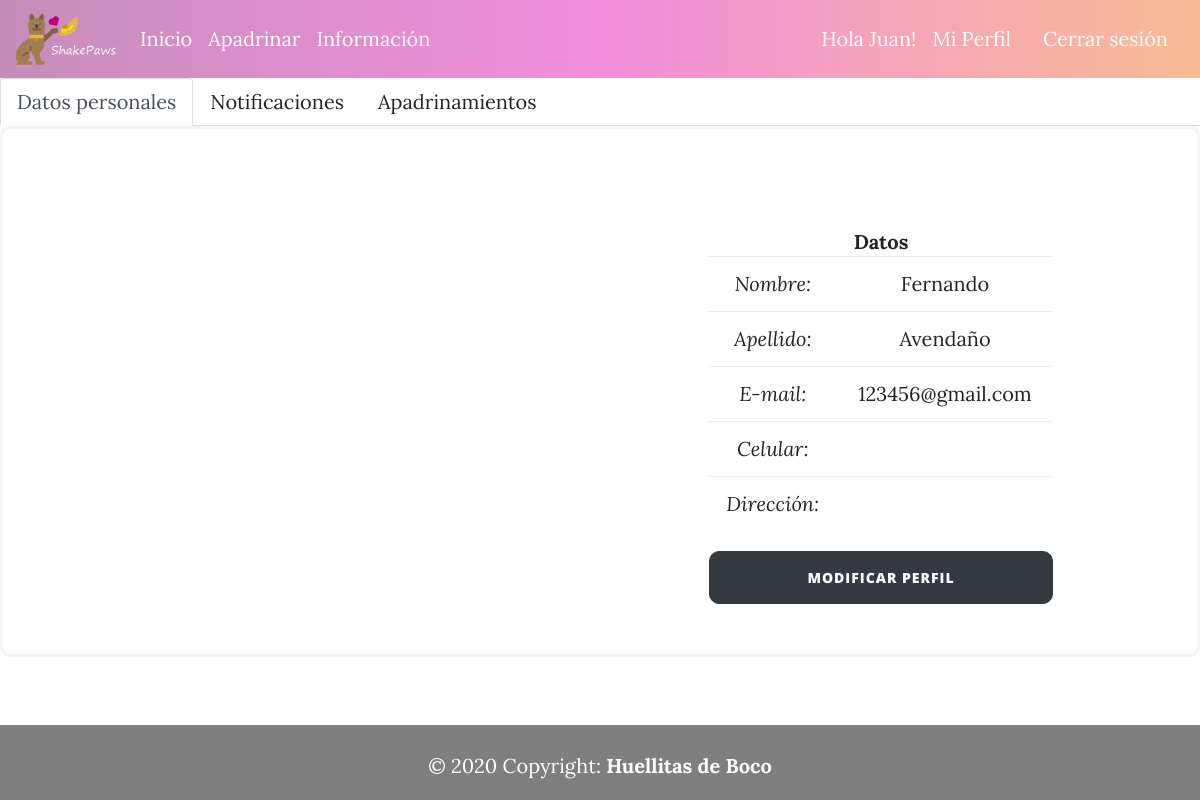
The page /accounts/perfil/ (signed in) on the database as committed earlier.
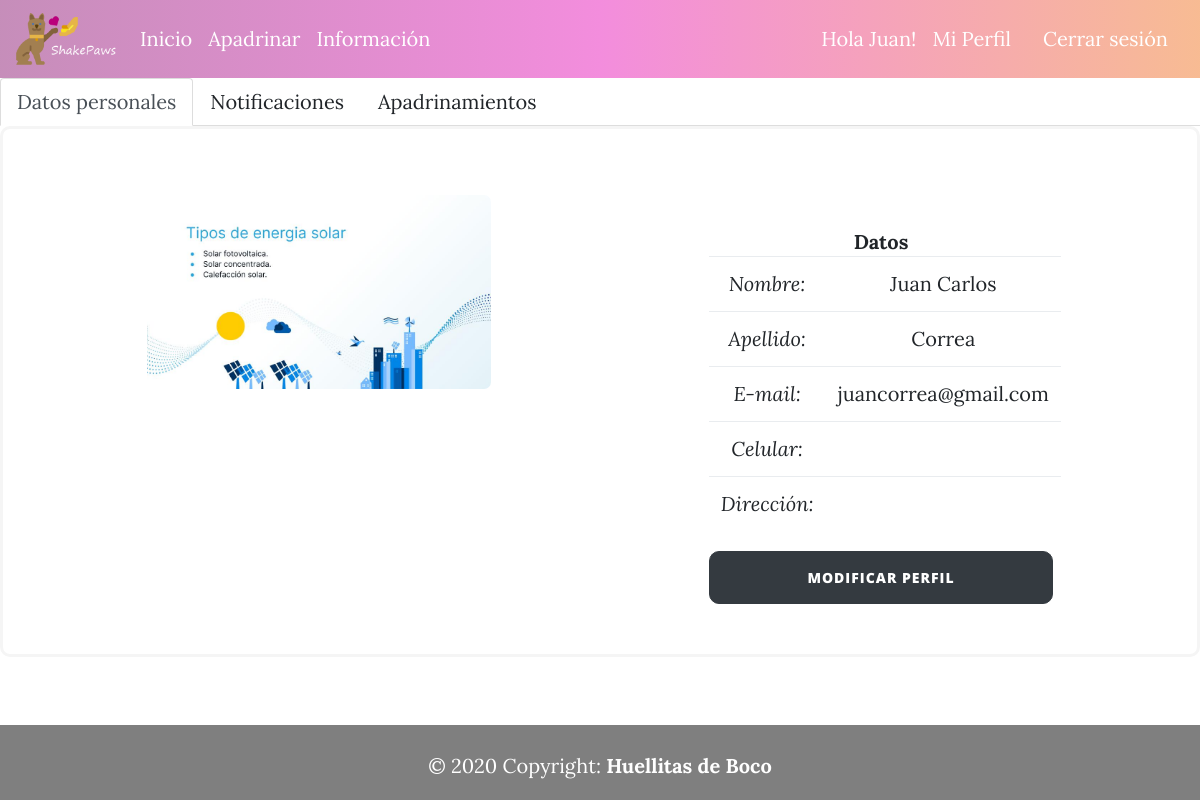
The same page on the database as committed later.
### registration/models.py (models this page shows, shortened)
class Profile(models.Model):
    user = models.OneToOneField(User, on_delete=models.CASCADE)
    image = models.ImageField(verbose_name = "Imagen", upload_to = "Perfiles", null=True, blank=True)
    fname = models.CharField(max_length = 50, verbose_name = "Nombre")
    lname = models.CharField(max_length = 50, verbose_name = "Apellido")
    email = models.EmailField(verbose_name = "E-mail")
    phone = models.CharField(max_length = 50, verbose_name = "Celular", blank=True)
    address = models.CharField(max_length = 50, verbose_name = "Direccion", blank=True)
    role = models.CharField(max_length = 50, verbose_name = "Cargo", blank=True)
    sponsorsToAnimals = models.ManyToManyField(Animal, through = "Profile_animal" , verbose_name = "ApadrinamientosAAnimales")
    class Meta:
        verbose_name = "Perfil"
        verbose_name_plural = "Perfiles"
        ordering = ['user__username']

### registration/views.py (the view)
# urls.py: path('perfil/', perfil, name="perfil"),
def perfil(request):
    perfil = Profile.objects.all()
    return render(request, "registration/profileAdmin.html", {'perfiles':perfil})

### registration/templates/registration/profileAdmin.html (shortened to what this page needs)
{% extends 'core/base.html' %}
{% load static %}
{% block content %}
{% if request.user.is_staff %}
{% else %}
<ul class="nav nav-tabs">
  <li class="nav-item">
    <a class="nav-link active" href="{% url 'perfil' %}">Datos personales</a>
  </li>
  <li class="nav-item">
    <a class="nav-link" href="{% url 'notificaciones' %}">Notificaciones</a>
  </li>
  <li class="nav-item">
    <a class="nav-link" href="{% url 'apadrinamientos' %}">Apadrinamientos</a>
  </li>
</ul>
{% endif %}
<div class="container-fluid"  id="form_div">
    <div class ="row justify-content-around">
        {% for perfil in perfiles %}
            {% if perfil.id == request.user.profile.id %}
            <div class="col col-md-4 align-self-start mt-3 text-center">
                    <img class="photo" src="/media/{{perfil.image}}" alt="">
            </div>
            <div class="col col-md-4 align-self-start mt-5 text-center">
                <table class="table table-hover">
                    <tbody>
                    <tr> <b>Datos</b> </tr>
                    <tr>
                        <td> <i>Nombre: </i></td>
                        <td>{{perfil.fname}}</td>
                    </tr>
                    <tr>
                        <td> <i>Apellido: </i></td>
                        <td>{{perfil.lname}}</td>
                    </tr>
                    <tr>
                        <td> <i>E-mail: </i></td>
                        <td>{{perfil.email}}</td>
                    </tr>
                    <tr>
                      <td> <i>Celular: </i></td>
                      <td>{{perfil.phone}}</td>
                    </tr>
                    <tr>
                      <td> <i>Dirección: </i></td>
                      <td>{{perfil.address}}</td>
                    </tr>
                    </tbody>
                </table>
            {% endif %}
        {% endfor %}
        <a href="{% url 'perfil-padrino'  %}" class="btn btn-dark btncard text-center">Modificar perfil</a>
      </div>
    </div>
</div>
{% endblock %}

### core/templates/core/base.html (shortened to what this page needs)
<!DOCTYPE html>
<html lang="en">
<head>
    {% load static %}
    <link href="{% static 'core/vendor/bootstrap/css/bootstrap.min.css' %}" rel="stylesheet">
    <link href="{% static 'core/vendor/font-awesome/css/font-awesome.min.css' %}" rel="stylesheet" type="text/css">
    <link href="{% static 'core/css/clean-blog.min.css' %}" rel="stylesheet">
    <link href="{% static 'core/css/styles.css' %}" rel="stylesheet">
</head>
<body>
  <nav id="menu" class="navbar navbar-expand-lg navbar-dark">
    <a class="navbar-brand" href="{% url 'inicio' %}"><img width="100px" src="{% static 'core/img/logooriginal.png' %}" alt="Shakepaws"></a>
    <div class="collapse navbar-collapse" id="navbarText">
      <ul class="navbar-nav mr-auto">
        <li class="nav-item active">
          <a class="nav-link" href="{% url 'inicio' %}">Inicio</a>
        </li>
        <li class="nav-item active">
          <a class="nav-link" href="{% url 'apadrinar' %}">Apadrinar</a>
        </li>
        <li class="nav-item active">
          <a class="nav-link" href="{% url 'informacion' %}">Información</a>
        </li>
      </ul>
      {% if not request.user.is_authenticated %}
        <a style="color: white;" class="nav-link" href="{% url 'login' %}">Iniciar sesión</a>
        <a style="color: white;" class="nav-link" href="{% url 'signup' %}">Registrar</a>
      {% else %}
          <p style="color: white;">Hola {{request.user.username}}!</p>
        {% if request.user.is_staff %}
            <a style="color: white;" class="nav-link" href="/admin">Admin</a>
            <a style="color: white;" class="nav-link" href="{% url 'perfil' %}">Mi Perfil</a>
        {% else %}
            <a style="color: white;" class="nav-link" href="{% url 'perfil' %}">Mi Perfil</a>
        {% endif %}
            <a style="color: white;" class="nav-link" href="{% url 'logout' %}">Cerrar sesión</a>
      {% endif %}
    </div>
  </nav>
    {% block content %}{% endblock %}
<footer class="footer">
  <div class="footer-copyright text-center py-3">© 2020 Copyright:
    <b><a id='link_huellitas' href="https://onghuellitasdeboco.cl/"> Huellitas de Boco</a></b>
  </div>
</footer>
</body>
</html>

### core/static/core/css/styles.css (style rules this page uses)
html { min-height: 100%; position: relative; }
.btncard { border-radius: 10px; width:100%; margin-top: 1%; }
.photo { border-radius: 7px; width: 100%; }
#menu { background: linear-gradient(0.25turn, rgb(141,29,117,0.5), rgb(231,28,187,0.5), rgb(240, 120, 40, 0.5)); }
body { background-image: url('https://i.pinimg.com/originals/b2/bf/34/b2bf34ce0bca37c4ef44bfbaa89c848b.jpg'); background-repeat: no-repeat; background-attachment: fixed; background-size: cover; margin: 0; margin-bottom: 40px; }
footer { background-color: rgb(0,0,0,0.5); position: absolute; bottom: 0; width: 100%; height: 40px; color: white; }
#link_huellitas { color: white; }
#form_div { border-radius: 10px; border-color: whitesmoke; border-style: solid; padding: 50px; background-color: rgb(255,255,255,0.5) }

Rows that differ between the two databases and show on the page:
changed Profile: image: picture added; fname "Fernando" → "Juan Carlos"; lname "Avendaño" → "Correa"; email "123456@gmail.com" → "juancorrea@gmail.com"
